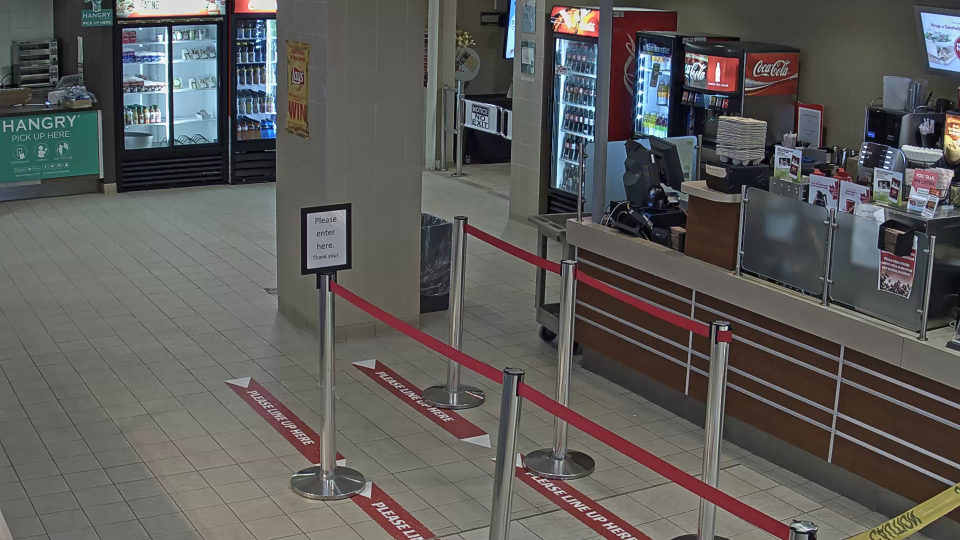
#> input picture bg.png, 1920 x 1080 px (shown at 1/2 size)
$ python mog.py   (Python 2 division)
#> lines starting #> are read from the running program, lines starting #| are printed output that depends on the picture; pictures that were not available may be replaced by others from this repository, and a replacement may not be noted
#> further down, bg is the input picture: shape (1080, 1920, 3); mean B, G, R 88.9, 90.8, 92.5
import numpy as np
import cv2
import imutils

cap = cv2.VideoCapture('rtmp://142.204.201.75:1935/javacam/mk01.stream')
# cap = cv2.VideoCapture('test.mp4')
# font = cv2.cvInitFont(cv.CV_FONT_HERSHEY_SIMPLEX, 1, 1, 0, 3, 8) #Creates a font


def processFrame(frame):

	frame = imutils.resize(frame, width=min(400, frame.shape[1]))
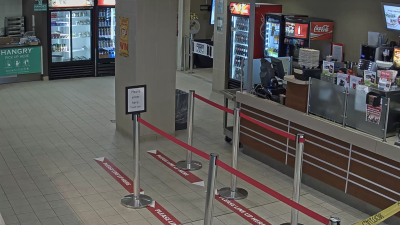
#> frame: shape (225, 400, 3); mean of channels 0, 1, 2 88.9, 90.8, 92.5; drawn as B, G, R
	gray = cv2.cvtColor(frame, cv2.COLOR_RGB2GRAY)
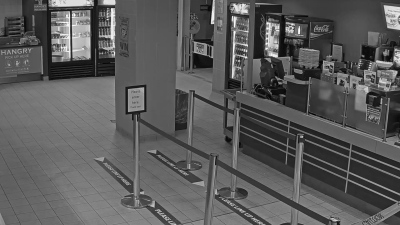
#> gray: shape (225, 400); min 4, max 250, mean 90.4

	clahe = cv2.createCLAHE(clipLimit=2.0, tileGridSize=(8,8))
	gray = clahe.apply(gray)
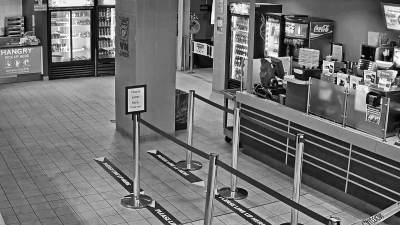
#> gray: shape (225, 400); min 1, max 255, mean 112.6
	# th3 = cv2.adaptiveThreshold(gray,255,cv2.ADAPTIVE_THRESH_MEAN_C,cv2.THRESH_BINARY,11,2)

	return gray


fgbg = cv2.bgsegm.createBackgroundSubtractorMOG()
# _,bg = cap.read()

bg =cv2.imread('bg.png',1)
bg = processFrame(bg)

def filter():
	for i in range(100):
		frame,r = cap.read()
#> this loop made 31 passes
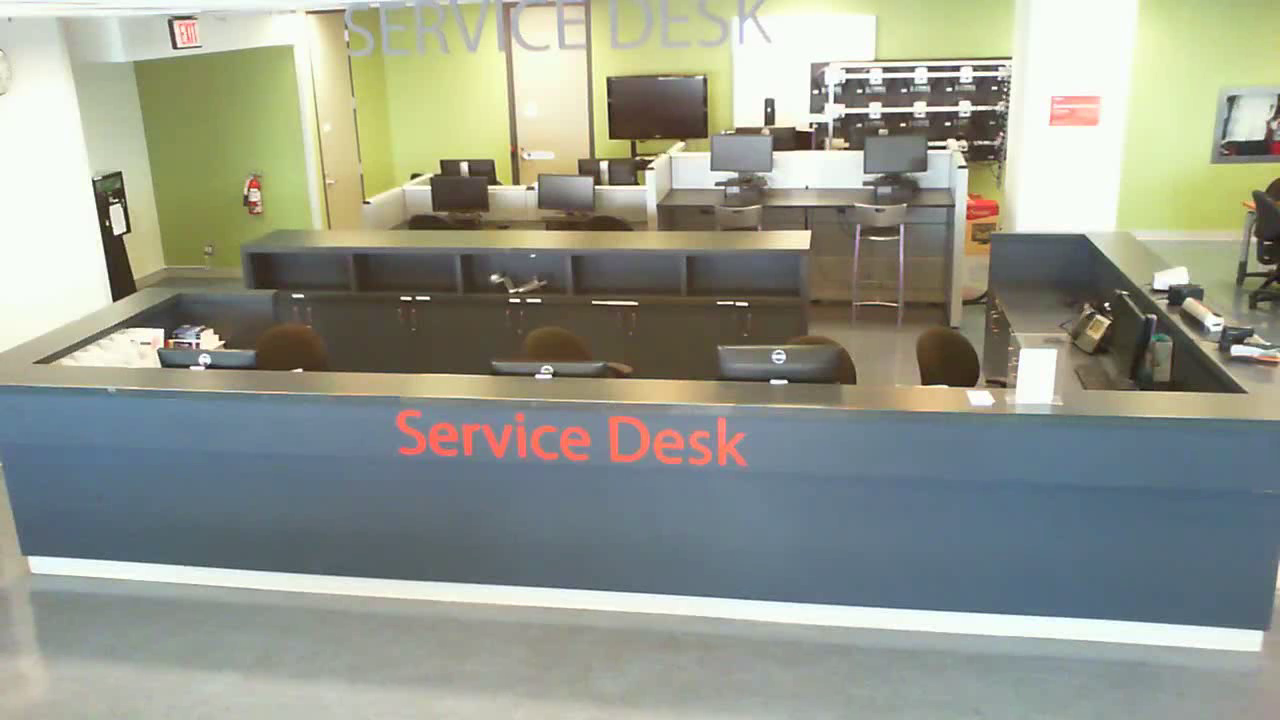
#> input picture firstFrame.png, 1280 x 720 px, given in place of mk01.stream, which was not available

def reset():
	_,bg = cap.read()
	bg = processFrame(bg)

count = 0
filter()


while(1):
 	ret, frame = cap.read()
	frame = processFrame(frame)
 # 	subframe = cv2.subtract(frame, bg)
	fgmask = fgbg.apply(frame)

	# ret, thresh = cv2.threshold(subframe,127,255,cv2.THRESH_BINARY)
	th3 = cv2.adaptiveThreshold(fgmask,255,cv2.ADAPTIVE_THRESH_MEAN_C,cv2.THRESH_BINARY,11,2)
	# cv2.putText(frame, '4',(100,100),cv2.FONT_HERSHEY_COMPLEX,2,(255,255,0))

	cv2.imshow('frame',frame)
	cv2.imshow('fgmask', fgmask)
	# cv2.imshow('thresh', thresh)
	cv2.imshow('adaptiveThreshold', th3)
	count += 1

	if count > 30:
		# reset()
		count = 0

	if cv2.waitKey(1) & 0xFF == ord('q'):
		break


def cMog(frames):

	for frame in frames:
		pass


cap.release()
cv2.destroyAllWindows()
